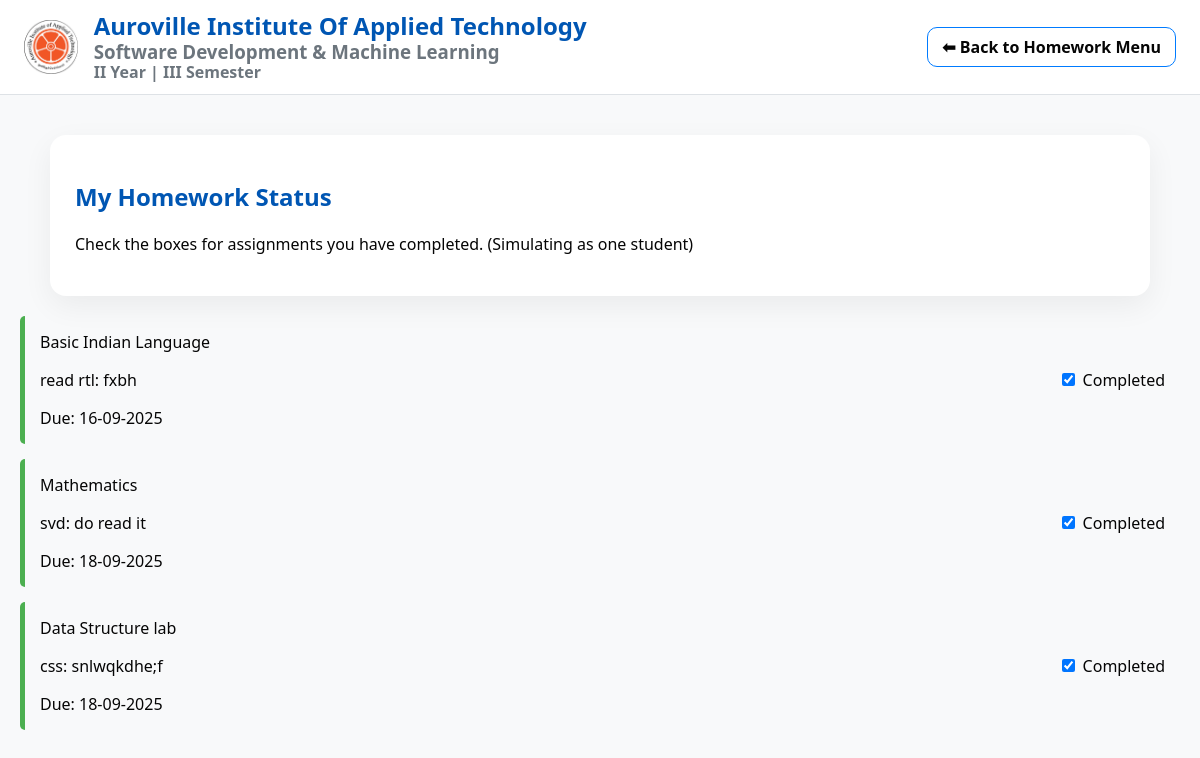
/homework/status, run on the app's committed database.
### tables this page shows
CREATE TABLE homework (
            id INTEGER PRIMARY KEY AUTOINCREMENT,
            subject_id INTEGER NOT NULL, title TEXT NOT NULL, description TEXT,
            posted_date TEXT NOT NULL, due_date TEXT NOT NULL,
            FOREIGN KEY(subject_id) REFERENCES subjects(id) ON DELETE CASCADE
        );

CREATE TABLE subjects (
            id INTEGER PRIMARY KEY AUTOINCREMENT, name TEXT UNIQUE NOT NULL
        );

### app.py (the view)
@app.route("/homework/status")
def homework_status():
    db = get_db()
    SIMULATED_STUDENT_ID = 1
    homeworks = db.execute("SELECT h.id, h.title, h.description, h.due_date, s.name as subject, COALESCE(hs.status, 'Pending') as student_status FROM homework h JOIN subjects s ON h.subject_id = s.id LEFT JOIN homework_submissions hs ON hs.homework_id = h.id AND hs.student_id = ? ORDER BY substr(h.due_date,7,4)||'-'||substr(h.due_date,4,2)||'-'||substr(h.due_date,1,2) ASC", (SIMULATED_STUDENT_ID,)).fetchall()
    return render_template("homework_status.html", page="homework_status", homeworks=homeworks)

### app.py (called while the page is built)
def get_db():
    if "db" not in g:
        g.db = sqlite3.connect(DB_PATH)
        g.db.row_factory = sqlite3.Row
    return g.db

### templates/homework_status.html (shortened to what this page needs)
{% extends "base.html" %}
{% block body_class %}homework-section{% endblock %}
{% block content %}
<section class="panel">
    <h2>My Homework Status</h2>
    <p>Check the boxes for assignments you have completed. (Simulating as one student)</p>
</section>
<div class="homework-status-list">
    {% for hw in homeworks %}
    <div class="homework-item {% if hw.student_status == 'Completed' %}completed{% endif %}" data-homework-id="{{ hw.id }}">
        <div class="homework-details">
            <span class="hw-subject">{{ hw.subject }}</span>
            <p class="hw-description">{{ hw.title }}: {{ hw.description }}</p>
            <span class="hw-due-date">Due: {{ hw.due_date }}</span>
        </div>
        <div class="student-toggle">
            <input type="checkbox" class="status-toggle" id="toggle-{{ hw.id }}" {% if hw.student_status == 'Completed' %}checked{% endif %}>
            <label for="toggle-{{ hw.id }}">Completed</label>
        </div>
    </div>
    {% else %}
    <section class="panel"><p>No homework has been assigned yet.</p></section>
    {% endfor %}
</div>
{% endblock %}

### static/css/styles.css (style rules this page uses)
:root { --green: #4CAF50; --green-dark: #388E3C; --blue: #007bff; --blue-dark: #0056b3; --yellow: #FFC107; --yellow-dark: #e0a800; --text: #050505; --muted: #6c757d; --card-bg: rgba(21, 21, 22, 0.8); --border-color: #dee2e6; }
* { box-sizing: border-box; }
body { margin: 0; font-family: system-ui, -apple-system, Segoe UI, Roboto, Arial, sans-serif; color: var(--text); background-color: #f8f9fa; }
.panel { margin: 20px auto; max-width: 1100px; background: #fff; padding: 25px; border-radius: 16px; box-shadow: 0 10px 30px rgba(0,0,0,0.06); }
.homework-section .panel h2 { color: var(--blue-dark); }
.homework-item { border-left: 5px solid var(--muted); border-radius: 5px; padding: 15px; margin-bottom: 15px; display: flex; justify-content: space-between; align-items: center; flex-wrap: wrap; }
.homework-item.completed { border-left-color: var(--green); }

### data on the page
homework: subject "Basic Indian Language", title "read rtl", description "fxbh", due_date "16-09-2025"
homework: subject "Mathematics", title "svd", description "do read it", due_date "18-09-2025"
homework: subject "Data Structure lab", title "css", description "snlwqkdhe;f", due_date "18-09-2025"
